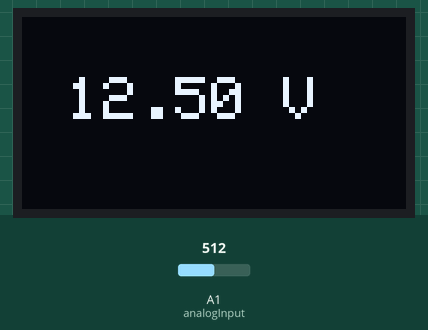
Simulated run of this sketch. Board: Arduino Uno, built with avr-gcc and run on an emulated ATmega328P. On the bench: 128×64 one-colour display. The test bench sets the inputs (shaded band); at power-on: A1 (analogInput) = 512. What the sketch prints to the serial monitor is not drawn.

Above: at 2.2 s.
2.3 s: A1 (analogInput) set to 716
At 4.2 s:
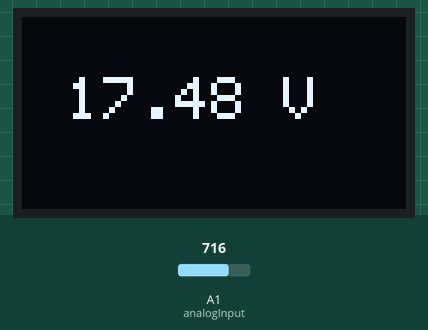
4.6 s: A1 (analogInput) set to 900
At 6.3 s:
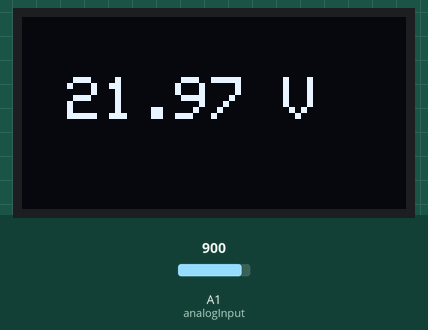
6.6 s: A1 (analogInput) set to 1023
At 7.8 s:
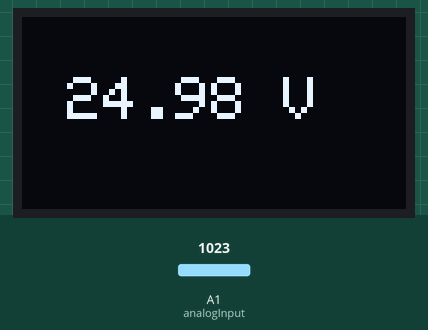
Timing chart, 0 to 9.6 s (numbered marks = the images above; inputs shaded):
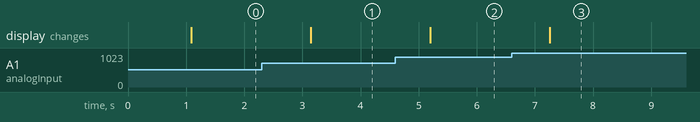

Measured:
- after the input at 2.3 s, the display: changes after 0.84 s (image 1)
- after the input at 4.6 s, the display: changes after 0.60 s (image 2)
- after the input at 6.6 s, the display: changes after 0.66 s (image 3)

The sketch:

Voltmeter_OLED_Display.ino
```cpp
#include <SPI.h>
#include <Wire.h>
#include <Adafruit_GFX.h>
#include <Adafruit_SSD1306.h>

// OLED display size
#define SCREEN_WIDTH 128
#define SCREEN_HEIGHT 64
#define OLED_RESET -1  // Using -1 if no reset pin is connected

// Create the display object
Adafruit_SSD1306 display(SCREEN_WIDTH, SCREEN_HEIGHT, &Wire, OLED_RESET);

// Analog input pin
int analogInput = A1;

// Voltage divider resistor values
float R1 = 30000.0;  // 30k ohm
float R2 = 7500.0;   // 7.5k ohm

// Voltage variables
float vout = 0.0;
float vin = 0.0;
int value = 0;

void setup() {
  pinMode(analogInput, INPUT);
  Serial.begin(9600);
  Serial.println("VOLTMETER");

  // Initialize OLED display
  if (!display.begin(SSD1306_SWITCHCAPVCC, 0x3C)) {
    Serial.println(F("SSD1306 allocation failed"));
    while (true); // Infinite loop on failure
  }

  display.clearDisplay();

  // Draw title box
  display.drawRect(0, 0, 128, 12, SSD1306_WHITE);
  display.setTextColor(SSD1306_WHITE, SSD1306_BLACK);
  display.setTextSize(1);
  display.setCursor(28, 2);
  display.println("VOLTMETER");
  display.display();
  delay(1000);
}

void loop() {
  value = analogRead(analogInput);
  vout = (value * 5.0) / 1024.0;
  vin = vout / (R2 / (R1 + R2));

  if (vin < 0.09) {
    vin = 0.0; // Suppress noise
  }

  Serial.print("INPUT Voltage = ");
  Serial.print(vin, 2);
  Serial.println(" V");

  // Display voltage on OLED
  display.clearDisplay();
  display.setTextSize(2);
  display.setTextColor(SSD1306_WHITE);
  display.setCursor(15, 20);
  display.print(vin, 2);
  display.print(" V");
  display.display();

  delay(1000);
}
```
